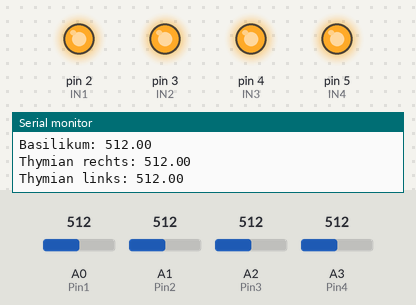
Simulated run of this sketch. Board: Arduino Uno, built with avr-gcc and run on an emulated ATmega328P. Shown: output pins drawn as LEDs (lit = HIGH), the last lines printed to the serial monitor. The inputs (shaded band) are chosen by the test bench; at power-on: A0 (Pin1) = 512, A1 (Pin2) = 512, A2 (Pin3) = 512, A3 (Pin4) = 512.

Above: at 1.7 s.
1.8 s: A0 (Pin1) set to 536
11.8 s: A0 (Pin1) set to 567
At 21.7 s:
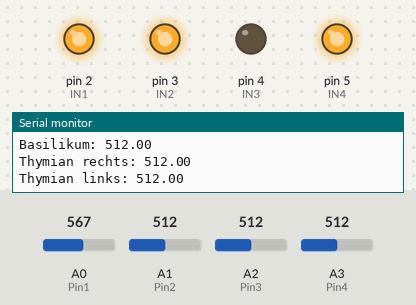
22.0 s: A1 (Pin2) set to 544
32.0 s: A1 (Pin2) set to 563
At 33.8 s:
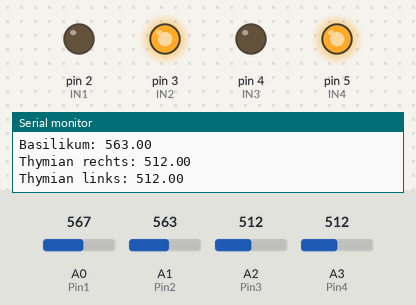
42.0 s: A2 (Pin3) set to 541
52.0 s: A2 (Pin3) set to 565
At 53.3 s:
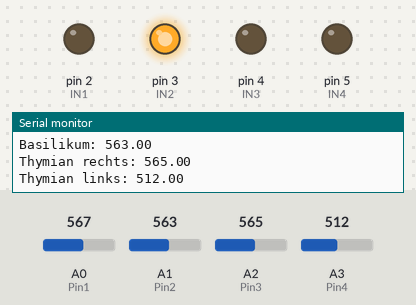
Timing chart, 0 to 55.0 s (numbered marks = the images above; inputs shaded):
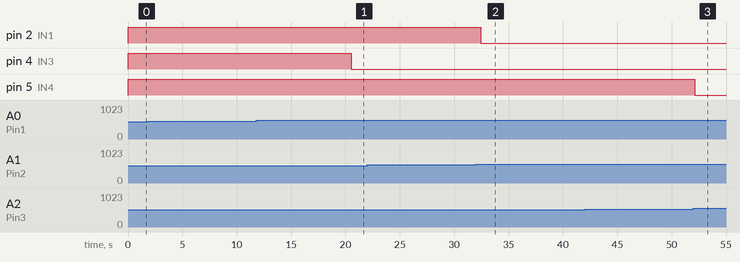

Measured:
- the behaviour switches between 550 and 551 on A0 (Pin1) (found by bisection; images 0 and 1)
- the behaviour switches between 550 and 551 on A1 (Pin2) (found by bisection; images 1 and 2)
- the behaviour switches between 550 and 551 on A2 (Pin3) (found by bisection; images 2 and 3)
- after the input at 11.8 s, pin 4 (IN3): HIGH → LOW after 8.7 s
- after the input at 32.0 s, pin 2 (IN1): HIGH → LOW after 0.46 s
- after the input at 52.0 s, pin 5 (IN4): HIGH → LOW after 0.15 s

The sketch:

watering-automatic-plant.ino
```cpp
int IN1 = 2; /* basilikum */
int IN2 = 3; /* Thymian links */
int IN3 = 4; /* Tomate */
int IN4 = 5; /* Thymian rechts */

char label1[] = "Tomate";
char label2[] = "Basilikum";
char label3[] = "Thymian rechts";
char label4[] = "Thymian links";

int Pin1 = A0;
int Pin2 = A1;
int Pin3 = A2;
int Pin4 = A3;

float value1 = 0;
float value2 = 0;
float value3 = 0;
float value4 = 0;

float trs_1 = 550;
float trs_2 = 550;
float trs_3 = 550;
float trs_4 = 550;

float TRS_OVERFLOODED = 300;

void setup() {
  Serial.begin(9600);
  pinMode(IN1, OUTPUT);
  pinMode(IN2, OUTPUT);
  pinMode(IN3, OUTPUT);
  pinMode(IN4, OUTPUT);

  pinMode(Pin1, INPUT);
  pinMode(Pin2, INPUT);
  pinMode(Pin3, INPUT);
  pinMode(Pin4, INPUT);

  digitalWrite(IN1, HIGH);
  digitalWrite(IN2, HIGH);
  digitalWrite(IN3, HIGH);
  digitalWrite(IN4, HIGH);

  delay(500);
}

void loop() {

  int delay_duration = 10000;

  /* measurement */
  value1 = analogRead(Pin1);
  value2 = analogRead(Pin2);
  value3 = analogRead(Pin3);
  value4 = analogRead(Pin4);

  /* Emergency exit*/
  if (value1 < TRS_OVERFLOODED ||
    value2 < TRS_OVERFLOODED ||
    value3 < TRS_OVERFLOODED ||
    value4 < TRS_OVERFLOODED) {

    digitalWrite(IN1, HIGH);
    digitalWrite(IN2, HIGH);
    digitalWrite(IN3, HIGH);
    digitalWrite(IN4, HIGH);

    /* Sleep 1,5 mins */
    Serial.println("Emergency mode. At least one plant is overflooded. ");
    delay_duration = 100000;
  } else {

    Serial.print(label1);
    Serial.print(": ");
    Serial.println(value1);
    if (value1 > trs_1) {
      delay_duration = 500;
      digitalWrite(IN3, LOW);
    } else {
      digitalWrite(IN3, HIGH);
    }

    Serial.print(label2);
    Serial.print(": ");
    Serial.println(value2);
    if (value2 > trs_2) {
      delay_duration = 500;
      digitalWrite(IN1, LOW);
    } else {
      digitalWrite(IN1, HIGH);
    }

    Serial.print(label3);
    Serial.print(": ");
    Serial.println(value3);
    if (value3 > trs_3) {
      delay_duration = 500;
      digitalWrite(IN4, LOW);
    } else {
      digitalWrite(IN4, HIGH);
    }

    Serial.print(label4);
    Serial.print(": ");
    Serial.println(value4);
    if (value4 > trs_4) {
      delay_duration = 500;
      digitalWrite(IN2, LOW);
    } else {
      digitalWrite(IN2, HIGH);
    }

  }
  delay(delay_duration);
}
```
